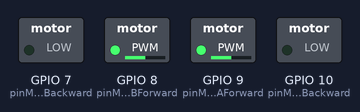
The program below on a simulated Raspberry Pi (BCM pin numbers). Shown: switched loads named in the program (green lamp = pin HIGH). What the program prints to the terminal is not drawn.

Above: at 0.1 s.
Timing chart, 0 to 1.6 s (numbered marks = the images above):
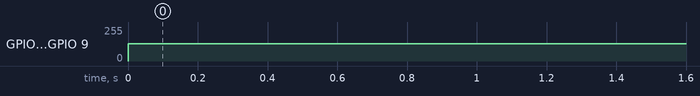

The program:

motor_control.py
```python
# motor control code


# load the libraries
import RPi.GPIO as GPIO
import time
import numpy as np
import sys


# set variables for GPIO  Pins
pinMotorAForward = 9
pinMotorABackward = 10
pinMotorBForward = 8
pinMotorBBackward = 7


def initialize_motors(frequency=50):
    #set GPIO modes
    GPIO.setmode(GPIO.BCM)
    GPIO.setwarnings(False)

    # Set the GPIO Pin Mode
    GPIO.setup(pinMotorAForward, GPIO.OUT)
    GPIO.setup(pinMotorABackward, GPIO.OUT)
    GPIO.setup(pinMotorBForward, GPIO.OUT)
    GPIO.setup(pinMotorBBackward, GPIO.OUT)

    global pwmMotorAForward,\
       pwmMotorBForward,\
       pwmMotorABackward,\
       pwmMotorBBackward

    # Set the GPIO to Software PWM at 'Frequency' Hertz
    pwmMotorAForward = GPIO.PWM(pinMotorAForward, frequency)
    pwmMotorABackward = GPIO.PWM(pinMotorABackward, frequency)
    pwmMotorBForward = GPIO.PWM(pinMotorBForward, frequency)
    pwmMotorBBackward = GPIO.PWM(pinMotorBBackward, frequency)

    # set the duty cycle for software PWM - initially to 0
    pwmMotorAForward.start(0)
    pwmMotorABackward.start(0)
    pwmMotorBForward.start(0)
    pwmMotorBBackward.start(0)

def stopmotors():
    pwmMotorAForward.ChangeDutyCycle(0)
    pwmMotorABackward.ChangeDutyCycle(0)
    pwmMotorBForward.ChangeDutyCycle(0)
    pwmMotorBBackward.ChangeDutyCycle(0)

def forward(speed=50):
    print('Moving Forward')
    pwmMotorAForward.ChangeDutyCycle(speed)
    pwmMotorABackward.ChangeDutyCycle(0)
    pwmMotorBForward.ChangeDutyCycle(speed)
    pwmMotorBBackward.ChangeDutyCycle(0)

def backward(speed=50):
    print('Moving backward')
    pwmMotorAForward.ChangeDutyCycle(0)
    pwmMotorABackward.ChangeDutyCycle(speed)
    pwmMotorBForward.ChangeDutyCycle(0)
    pwmMotorBBackward.ChangeDutyCycle(speed)

def turnleft(speed=50):
    print('Turning Left')
    pwmMotorAForward.ChangeDutyCycle(0)
    pwmMotorABackward.ChangeDutyCycle(speed)
    pwmMotorBForward.ChangeDutyCycle(speed)
    pwmMotorBBackward.ChangeDutyCycle(0)


def turnright(speed=50):
    print('Turning Right')
    pwmMotorAForward.ChangeDutyCycle(speed)
    pwmMotorABackward.ChangeDutyCycle(0)
    pwmMotorBForward.ChangeDutyCycle(0)
    pwmMotorBBackward.ChangeDutyCycle(speed)


if __name__ == '__main__':
    initialize_motors()
    stopmotors()

    print('Controlling using keyboard')
    while True:
        try:
            forward()
        except KeyboardInterrupt:
            GPIO.cleanup()
```

Measured:
- by itself, GPIO 8 (pinMotorBForward), GPIO 9 (pinMotorAForward): 0/255 → 128/255 at 0.00 s
